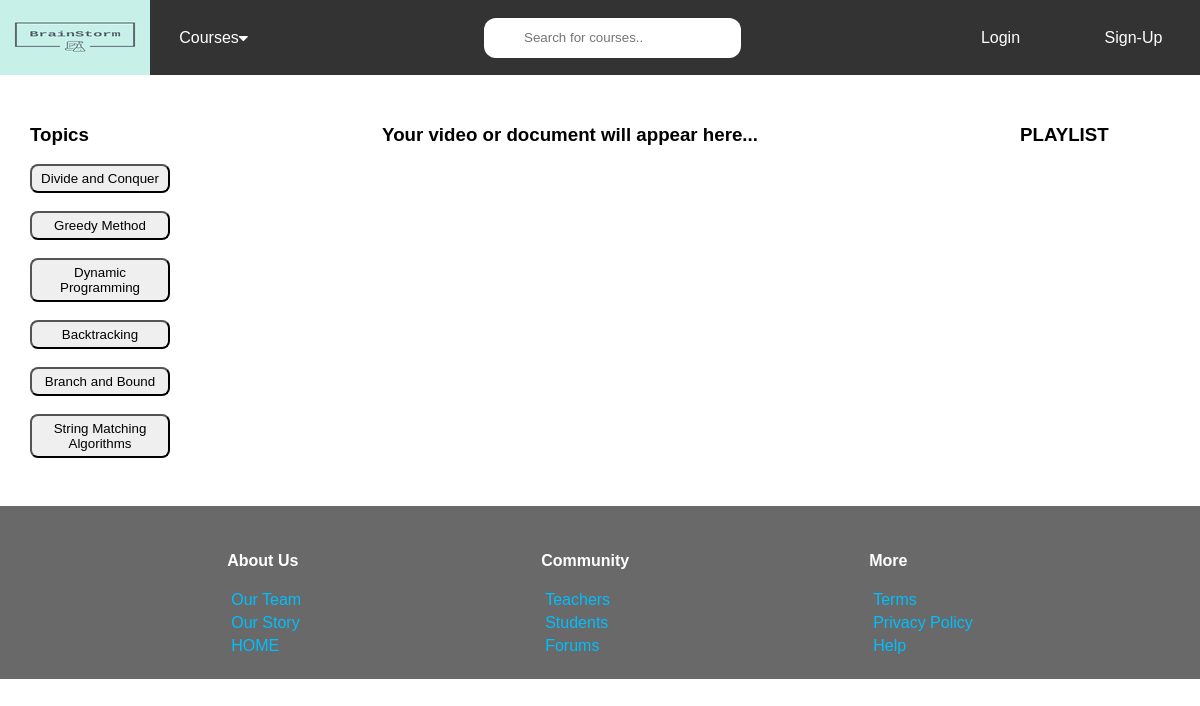
Screenshot of /subjects.php?cid=1 with the database file from the repository.
### tables this page shows
CREATE TABLE `topics` (
  `id` int(11) NOT NULL,
  `cid` int(11) NOT NULL,
  `Name` varchar(50) NOT NULL,
  `Description` varchar(500) NOT NULL
);

### subjects.php (the view, shortened to what this page needs)
<!DOCTYPE html>
<html>
<head>
</head>
<body>
<?php include "OLSnavbar.php"; ?>
		<div id="left" class="column">
			<h3>Topics</h3>
			<?php $mysqli = new mysqli("localhost","root","","online");
			if(isset($_GET['cid']))
				$cid=$_GET['cid'];
			$response = $mysqli->query("select * from topics where cid='$cid'");
			while($row = mysqli_fetch_array($response))
				{
				?><div id="topic_left">
					<button id="btn_topic" value="<?php	echo $row['id'] ;?>" onclick="fct(this.value)">
					<?php	echo $row['Name'];?>
					</button>
					<br/>
					<br/>
				</div>
				<?php } ?>
		</div>
		<div id="center" class="column">
			<h3 id="videoText">Your video or document will appear here...</h3>
		</div>
		<div id="right" class="column">
			<h3>PLAYLIST</h3>
		</div>
	<?php include "OLSfooter.php"; ?>
</body>
</html>

### OLSnavbar.php (shortened to what this page needs)
<!DOCTYPE html>
<html>
<head>
	<link rel="stylesheet" href="https://cdnjs.cloudflare.com/ajax/libs/font-awesome/4.7.0/css/font-awesome.min.css">
</head>
<body>
	<nav>
		<div class="brand-logo">
			<a href="index.php">
			<img src="brand-logo.png" onclick="">
			</a>
		</div>
		<div class="courses-dropdown">
			<p>Courses<i class="fa fa-caret-down"></i></p>
		</div>
		<div class="search-bar">
			<input type="text" name="" placeholder="Search for courses..">
		</div>
		<div class="login">
			<a href="OLSlogin.php">Login</a>
		</div>
		<div class="register">
			<a href="OLSregistration.php">Sign-Up</a>
		</div>
	</nav>
</body>
</html>

### OLSfooter.php (shortened to what this page needs)
<!DOCTYPE html>
<html>
<head>
</head>
<body>
	<footer>
		<ul id="u1">
			<h4>About Us</h4>
			<li><a href="OLSfootercontent.php?dispCont=Team">Our Team</a></li>
			<li><a href="OLSfootercontent.php?dispCont=Story">Our Story</a></li>
			<li><a href="index.php">HOME</a></li>
		</ul>
		<ul>
			<h4>Community</h4>
			<li><a href="OLSfootercontent.php?dispCont=Teachers">Teachers</a></li>
			<li><a href="OLSfootercontent.php?dispCont=Students">Students</a></li>
			<li><a href="OLSfootercontent.php?dispCont=Forum">Forums</a></li>
		</ul>
		<ul>
			<h4>More</h4>
			<li><a href="OLSfootercontent.php?dispCont=Terms">Terms</a></li>
			<li><a href="OLSfootercontent.php?dispCont=Privacy">Privacy Policy</a></li>
			<li><a href="OLSfootercontent.php?dispCont=Help">Help</a></li>
		</ul>
	</footer>
</body>
</html>

### subjects.php (style rules this page uses)
body { min-width: 630px; overflow: scroll; animation-duration:5s; animation-name :back; animation-direction:alternate; animation-iteration-count:infinite; }
#left { width: 15%; padding-left: 30px; padding-top: 30px; padding-bottom: 30px; float: left; display: inline-block; }
#center { width: 60%; padding-top: 30px; padding-bottom: 30px; display: inline-block; }
#right { width: 15%; float: right; padding-top: 30px; padding-bottom: 30px; display: inline-block; }
#btn_topic { padding: 5px; width: 140px; border-radius: 8px; }
#videoText { text-align: center; }

### OLSnavbar.php (style rules this page uses)
body { margin:0; padding: 0; }
nav { display: flex; position: relative; align-items: center; width:100%; min-width: 800px; height:75px; background-color: #333333; }
.brand-logo { margin:0; padding: 0; height: 75px; }
.courses-dropdown { height:75px; width:133px; color:white; }
.courses-dropdown p { margin: 0; height: 100%; width: 100%; display: flex; align-items: center; justify-content: center; }
.courses-dropdown p i { height: 15px; width: 15px; }
.search-bar { height:40px; width: 249px; display: block; margin: auto; }
.search-bar input[type='text'] { outline: none; padding: 0px 40px; border-radius: 12px; border: none; height:100%; }
.login { height: 100%; width: 133px; }
.login a { text-decoration: none; color: white; width:100%; height:100%; display: flex; align-items: center; justify-content: center; }
.register { height: 100%; width: 133px; }
.register a { text-decoration: none; color: white; width:100%; height:100%; display: flex; align-items: center; justify-content: center; }

### OLSfooter.php (style rules this page uses)
body { margin: 0; padding: 0; font-family: sans-serif; }
footer { bottom:0; background-color:#696969; width:100%; height: 30%; position: relative; display: flex; justify-content: center; }
footer ul { margin: 2% 10%; padding: 0; list-style-type: none; display: inline-block; }
footer ul h4 { color: white; }
footer ul li { padding: 0; margin-top: 5px; }
footer a { border-left: 4px solid #696969; text-decoration: none; color:#00bfff; }

### rows the page displays
topics: $row['id'] 1 (drawn), Name "Divide and Conquer"
topics: $row['id'] 2 (drawn), Name "Greedy Method"
topics: $row['id'] 3 (drawn), Name "Dynamic Programming"
topics: $row['id'] 4 (drawn), Name "Backtracking"
topics: $row['id'] 5 (drawn), Name "Branch and Bound"
topics: $row['id'] 6 (drawn), Name "String Matching Algorithms"
